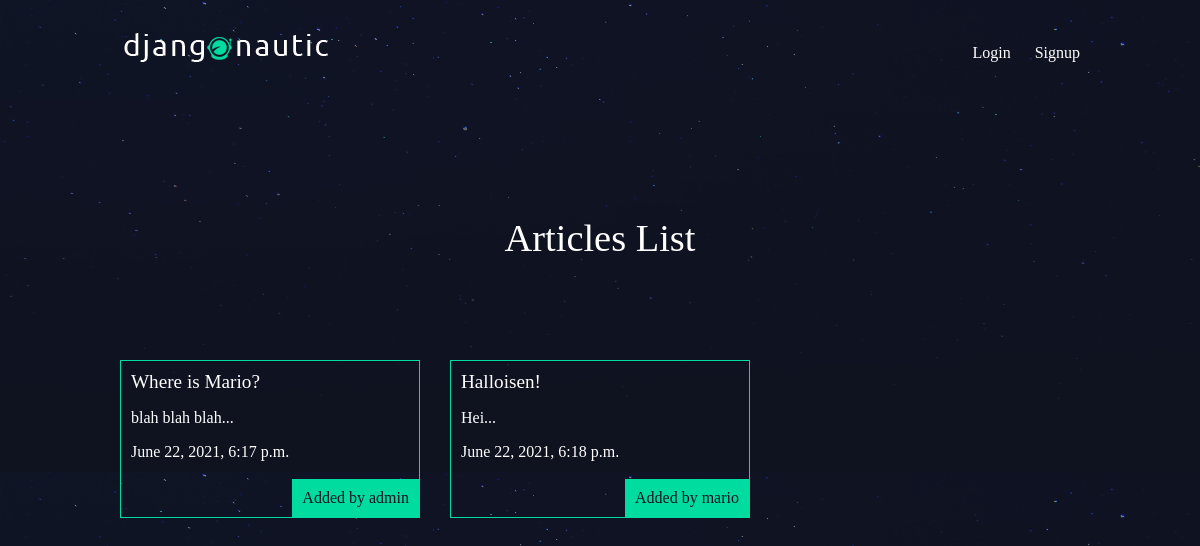
The app's page /articles/, older data.
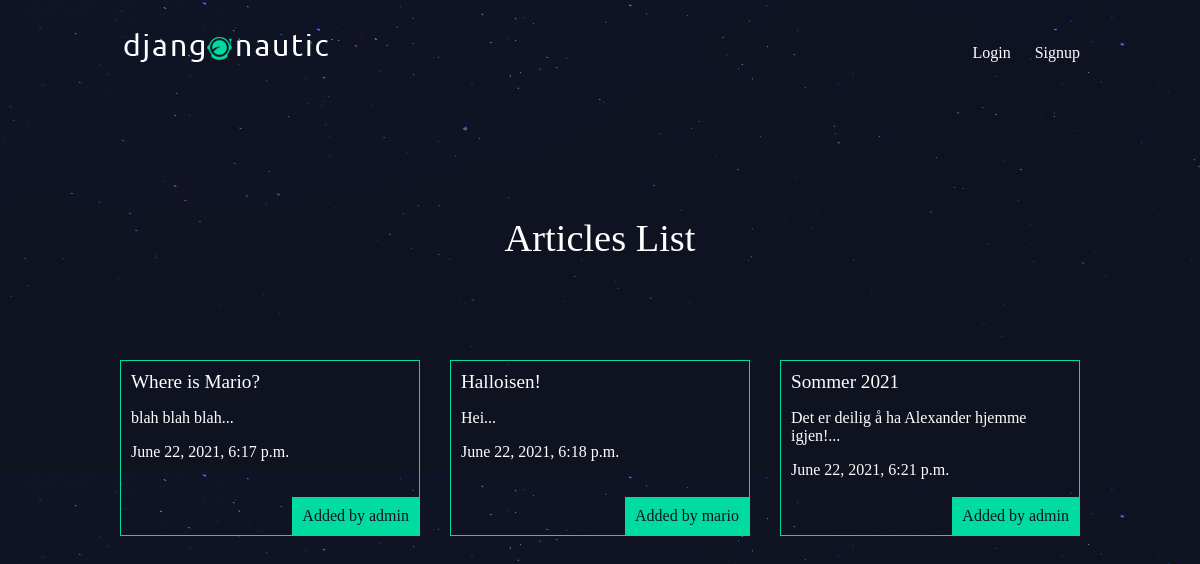
The same page, newer data.
### articles/models.py (models this page shows, shortened)
class Article(models.Model):
    title = models.CharField(max_length=100)
    slug = models.SlugField()
    body = models.TextField()
    date = models.DateTimeField(auto_now_add=True)
    thumb = models.ImageField(default='default.png', blank=True)
    author = models.ForeignKey(User, on_delete=models.CASCADE, default=None)
    def snippet(self):
        return self.body[:50] + '...'

### articles/views.py (the view)
def article_list(request):
    articles = Article.objects.all().order_by('date');
    return render(request, 'articles/article_list.html', { 'articles': articles })

### articles/templates/articles/article_list.html
{% extends 'base_layout.html' %}
{% block content%}
    <h1>Articles List</h1>
    <div class="articles">
    {% for article in articles %}
        <div class="article">
            <h2><a href="{% url 'articles:detail' slug=article.slug %}">{{ article.title }}</a></h2>
            <p>{{ article.snippet }}</p>
            <p>{{ article.date }}</p>
            <p class="author">Added by {{ article.author.username }}</p>
        </div>
    {% endfor %}
    </div>
{% endblock %}

Row changes from the older to the newer data that the page shows:
added Article: title "Sommer 2021", snippet "Det er deilig å ha Alexander hjemme igjen!...", date "June 22, 2021, 6:21 p.m.", author.username "admin"
